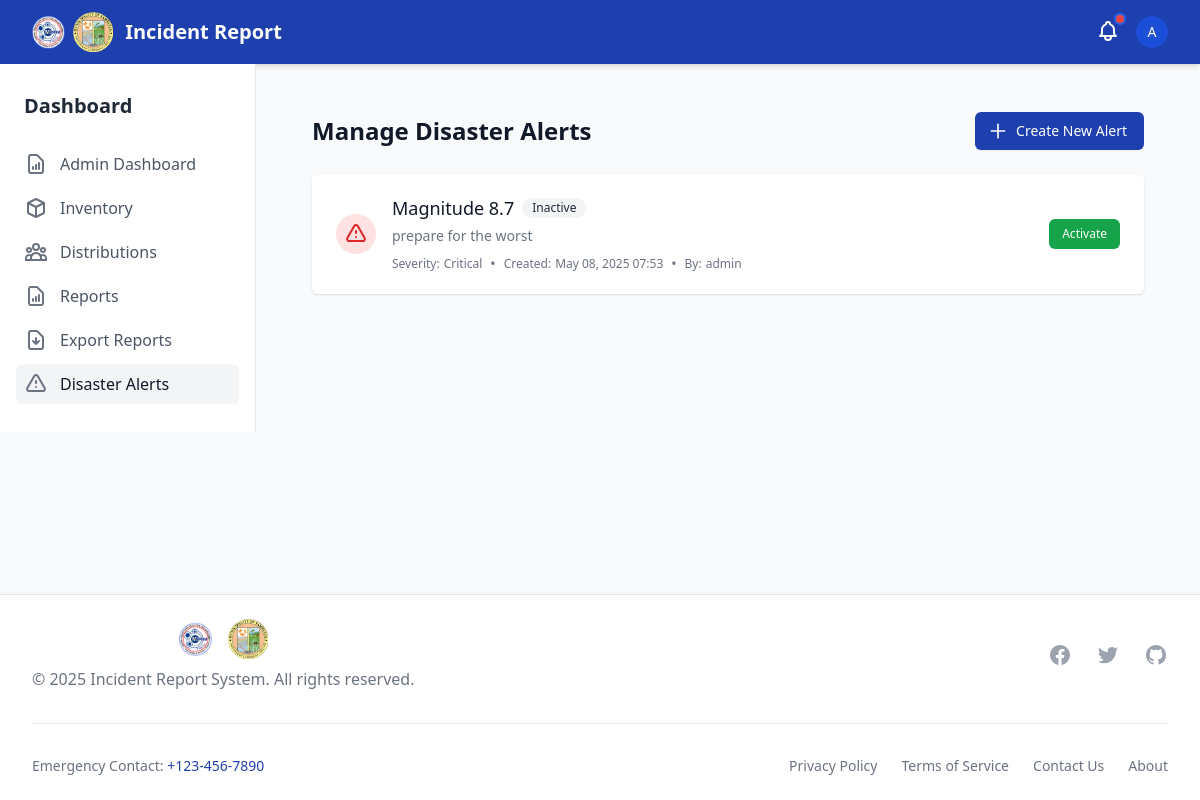
The app's page /alerts/manage/ (signed in) with its own data.
### disaster_aid/models.py (models this page shows, shortened)
class DisasterAlert(models.Model):
    SEVERITY_CHOICES = (
        ('low', 'Low'),
        ('medium', 'Medium'),
        ('high', 'High'),
        ('critical', 'Critical'),
    )
    title = models.CharField(max_length=255)
    message = models.TextField()
    severity = models.CharField(max_length=20, choices=SEVERITY_CHOICES, default='medium')
    created_by = models.ForeignKey(User, on_delete=models.CASCADE, related_name='created_alerts')
    created_at = models.DateTimeField(default=timezone.now)
    is_active = models.BooleanField(default=True)
    class Meta:
        ordering = ['-created_at']

### disaster_aid/views.py (the view)
# urls.py: path('alerts/manage/', manage_alerts, name='manage_alerts'),
@login_required
def manage_alerts(request):
    if not request.user.is_staff:
        messages.error(request, "You are not authorized to manage disaster alerts.")
        return redirect('dashboard')
    alerts = DisasterAlert.objects.all().order_by('-created_at')
    return render(request, 'admin/manage_alerts.html', {'alerts': alerts})

### templates/admin/manage_alerts.html (shortened to what this page needs)
{% extends 'base.html' %}
{% block content %}
<div class="py-6">
    <div class="max-w-7xl mx-auto px-4 sm:px-6 lg:px-8">
        <div class="flex justify-between items-center">
            <h1 class="text-2xl font-semibold text-gray-900">Manage Disaster Alerts</h1>
            <a href="{% url 'create_alert' %}" class="inline-flex items-center px-4 py-2 border border-transparent rounded-md shadow-sm text-sm font-medium text-white bg-primary hover:bg-blue-700 focus:outline-none focus:ring-2 focus:ring-offset-2 focus:ring-primary">
                <svg class="-ml-1 mr-2 h-5 w-5" xmlns="http://www.w3.org/2000/svg" fill="none" viewBox="0 0 24 24" stroke="currentColor">
                    <path stroke-linecap="round" stroke-linejoin="round" stroke-width="2" d="M12 4v16m8-8H4" />
                </svg>
                Create New Alert
            </a>
        </div>
        <div class="mt-6 bg-white shadow overflow-hidden sm:rounded-md">
            {% if alerts %}
            <ul class="divide-y divide-gray-200">
                {% for alert in alerts %}
                <li class="">
                    <div class="px-4 py-5 sm:px-6">
                        <div class="flex items-center justify-between">
                            <div class="flex items-center">
                                <div class="flex-shrink-0">
                                    {% if alert.severity == 'critical' %}
                                    <span class="inline-flex items-center justify-center h-10 w-10 rounded-full bg-red-100">
                                    </span>
                                    {% endif %}
                                </div>
                                <div class="ml-4">
                                    <h3 class="text-lg font-medium text-gray-900 flex items-center">
                                        {{ alert.title }}
                                        {% if alert.is_active %}
                                        <span class="ml-2 inline-flex items-center px-2.5 py-0.5 rounded-full text-xs font-medium bg-green-100 text-green-800">
                                            Active
                                        </span>
                                        {% else %}
                                        <span class="ml-2 inline-flex items-center px-2.5 py-0.5 rounded-full text-xs font-medium bg-gray-100 text-gray-800">
                                            Inactive
                                        </span>
                                        {% endif %}
                                    </h3>
                                    <p class="mt-1 text-sm text-gray-500">
                                        {{ alert.message }}
                                    </p>
                                    <div class="mt-2 flex items-center text-sm text-gray-500">
                                        <span class="inline-flex items-center text-xs">
                                            Severity: <span class="ml-1 font-medium">{{ alert.get_severity_display }}</span>
                                        </span>
                                        <span class="mx-2">•</span>
                                        <span class="inline-flex items-center text-xs">
                                            Created: <span class="ml-1">{{ alert.created_at|date:"M d, Y H:i" }}</span>
                                        </span>
                                        <span class="mx-2">•</span>
                                        <span class="inline-flex items-center text-xs">
                                            By: <span class="ml-1">{{ alert.created_by.username }}</span>
                                        </span>
                                    </div>
                                </div>
                            </div>
                            <div class="flex space-x-2">
                                {% if alert.is_active %}
                                <form method="post" action="{% url 'deactivate_alert' alert.id %}">
                                    {% csrf_token %}
                                    <button type="submit" class="inline-flex items-center px-3 py-1.5 border border-transparent text-xs font-medium rounded-md text-white bg-red-600 hover:bg-red-700 focus:outline-none focus:ring-2 focus:ring-offset-2 focus:ring-red-500">
                                        Deactivate
                                    </button>
                                </form>
                                {% else %}
                                <form method="post" action="{% url 'activate_alert' alert.id %}">
                                    <button type="submit" class="inline-flex items-center px-3 py-1.5 border border-transparent text-xs font-medium rounded-md text-white bg-green-600 hover:bg-green-700 focus:outline-none focus:ring-2 focus:ring-offset-2 focus:ring-green-500">
                                        Activate
                                    </button>
                                </form>
                                {% endif %}
                            </div>
                        </div>
                    </div>
                </li>
                {% endfor %}
            </ul>
            {% endif %}
        </div>
    </div>
</div>
{% endblock %}

### templates/components/navbar.html (shortened to what this page needs)
<nav class="bg-primary text-white shadow-md" x-data="{ mobileMenuOpen: false }">
    <div class="max-w-7xl mx-auto px-4 sm:px-6 lg:px-8">
        <div class="flex justify-between h-16">
            <div class="flex">
                <div class="flex-shrink-0 flex items-center space-x-3">
                    <div class="flex items-center space-x-2">
                        <img src="/static/logo/mdrrmc_logo.png" alt="MDRRMC Logo" class="h-10 w-auto">
                        <img src="/static/logo/lgu_logo.png" alt="LGU Logo" class="h-10 w-auto">
                    </div>
                    <a href="{% url 'home' %}" class="font-bold text-xl">Incident Report</a>
                </div>
            </div>
            <div class="flex items-center">
                {% include 'components/notifications.html' %}
                {% if user.is_authenticated %}
                <div class="ml-3 relative" x-data="{ open: false }">
                    <div>
                        <button @click="open = !open" class="flex text-sm rounded-full focus:outline-none focus:ring-2 focus:ring-offset-2 focus:ring-offset-blue-800 focus:ring-white">
                            {% if user.reporterprofile.profile_image %}
                            <img class="h-8 w-8 rounded-full object-cover" src="{{ user.reporterprofile.profile_image.url }}" alt="{{ user.username }}">
                            {% else %}
                            <div class="h-8 w-8 rounded-full bg-blue-700 flex items-center justify-center">
                                <span class="text-sm font-medium">{{ user.username|first|upper }}</span>
                            </div>
                            {% endif %}
                        </button>
                    </div>
                </div>
                {% endif %}
            </div>
        </div>
    </div>
</nav>

### records on screen
DisasterAlert: title "Magnitude 8.7", is_active "Inactive", message "prepare for the worst", severity "Critical", created_at "May 08, 2025 07:53", created_by.username "admin"

### other values on screen
{{ user.username|first|upper }} "A"
